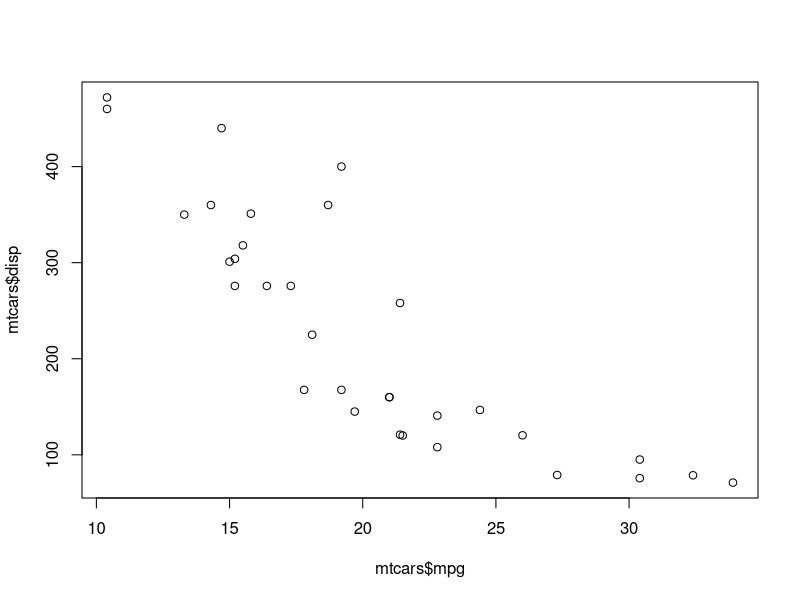
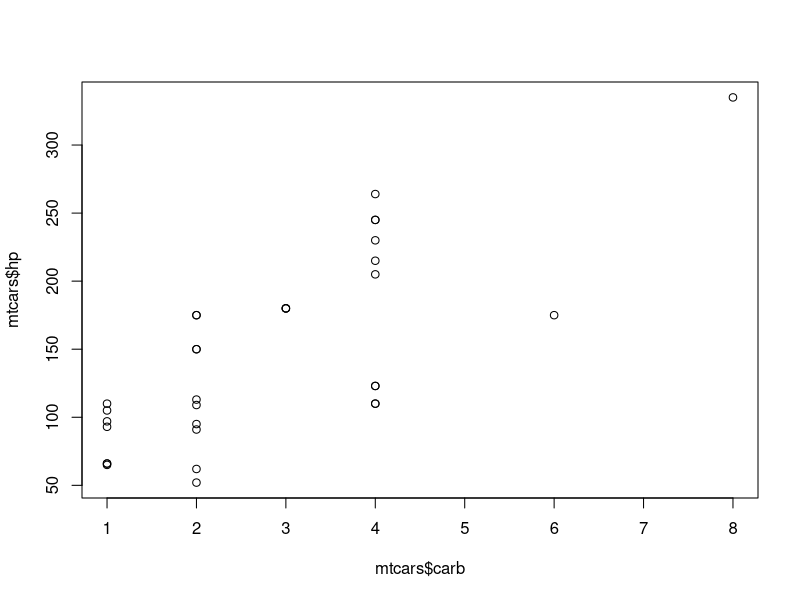
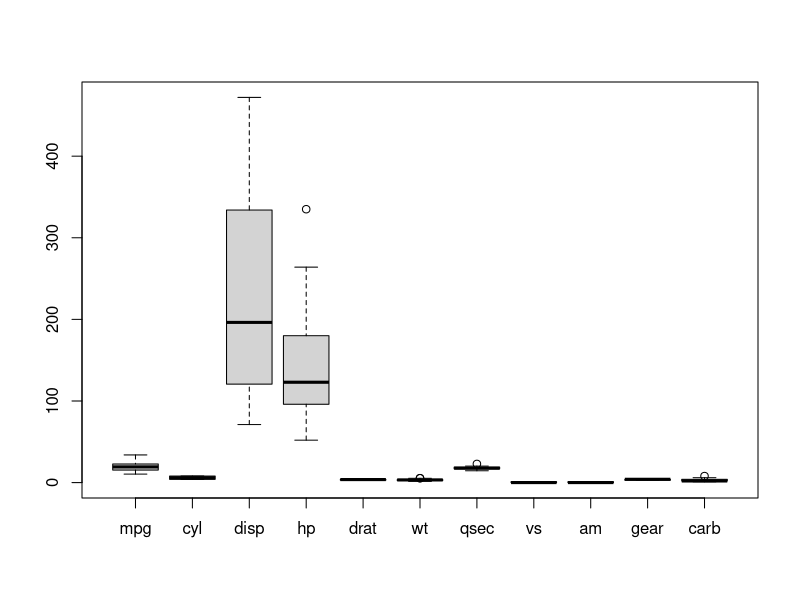
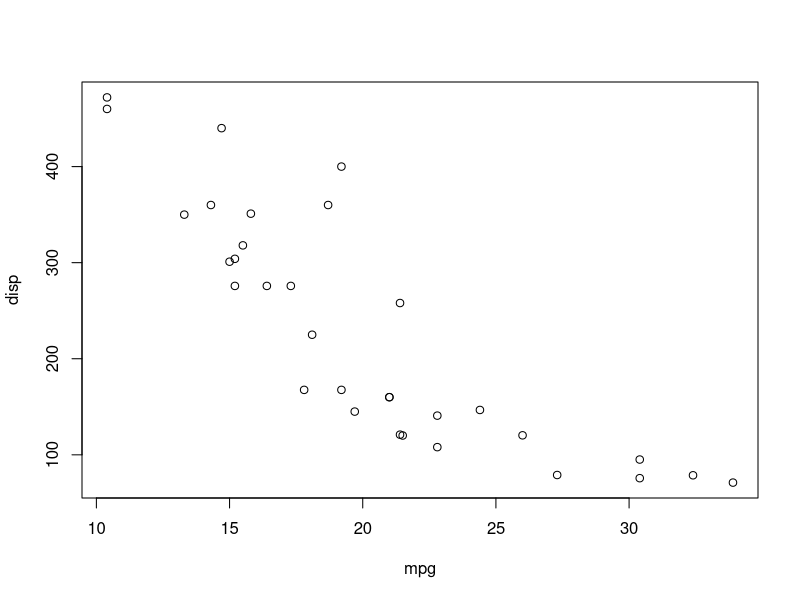

Write the R code that produced these figures, in order. (Note: this script raises an error after producing the figures.)
mtcars
?mtcars
plot(mtcars$mpg,mtcars$disp)
str(mtcars)
plot(mtcars$carb,mtcars$hp)
boxplot(mtcars)
attach(mtcars)
ls()
search()
mpg
plot(mpg,disp)
detach(mtcars)
mpg

mba=read.csv(file='mba.csv')
mba
str(mba)
mba2=data.frame(mba$rollno,mba$name, mba$gender, mba$course, mba$mobile)
mba2
summary(mba2)

wipro
str(wipro)
mode(wipro)
wipro2=read.csv(file='wipro.csv')
wipro2
mode(wipro2)
str(wipro2)
class(wipro2)
names(wipro2)
head(wipro2)
tail(wipro2)
fix(wipro2)

attach(mtcars)
plot(wt, mpg, xlab="weightt", ylab="miles per gallon", type="b")
abline(lm(mpg~wt))
title("Regression of mpg on weight")
?

library(RColorBrewer)
n=7
mycolors= brewer.pal(n,"Set1")
barplot(rep(1,n), col=mycolors)

n=10
mycolors=rainbow(n)
pie(rep(1,n), labels=mycolors, col=mycolors)
mygrays=gray(0:n/n)
pie(rep(1,n),labels=mygrays, col=mygrays)
rep(1,5)
rep(c(1,3),8)
rep(8,6)

#Table 3.1  : Patient Response to drugs
dose <- c(20, 30, 40, 45, 60)
drugA <- c(16, 20, 27, 40, 60)
drugB <- c(15, 18, 25, 31, 40)
plot(dose, drugA, type='b')   # x on plots and joins them b - lines & points

plot(dose, drugA, type="s", lty=3, lwd=2, pch=23, cex=1, col='brown')
title('My first Graph')
